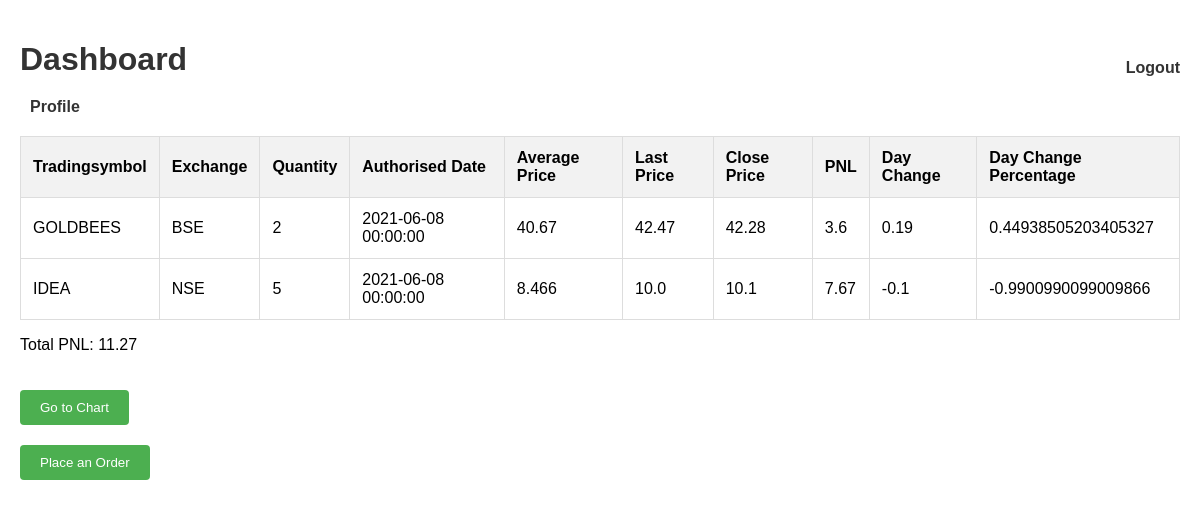
The page /dashboard (signed in) on the database its author committed.
### tables this page shows
CREATE TABLE holdings (
            user_id TEXT,
            tradingsymbol TEXT,
            exchange TEXT,
            isin TEXT,
            quantity INTEGER,
            authorised_date TEXT,
            average_price REAL,
            last_price REAL,
            close_price REAL,
            pnl REAL,
            day_change REAL,
            day_change_percentage REAL
        );

### app.py (the view)
@app.route('/dashboard')
def dashboard():
    if 'username' not in session:
        return redirect('/signin')  # Redirect to signin page if not authenticated
    conn = get_db_connection()
    cursor = conn.cursor()
    cursor.execute("SELECT * FROM holdings WHERE user_id = ?", (session['username'],))
    holdings_data = cursor.fetchall()
    total_pnl = sum(holding['pnl'] for holding in holdings_data)
    conn.close()
    return render_template('dashboard.html', holdings_data=holdings_data, total_pnl=total_pnl)

### app.py (called while the page is built)
def get_db_connection():
    conn = sqlite3.connect('database/truebacon.db')
    conn.row_factory = sqlite3.Row
    return conn

### templates/dashboard.html (shortened to what this page needs)
<!DOCTYPE html>
<html lang="en">
<head>
</head>
<body>
    <div style="display: flex; justify-content: space-between; align-items: center;">
        <div>
            <h1>Dashboard</h1>
            <a href="/profile" class="profile-link">Profile</a>
        </div>
        <a href="{{ url_for('logout') }}" class="logout-link">Logout</a>
    </div>
    {% if holdings_data %}
        <table>
            <thead>
                <tr>
                    <th>Tradingsymbol</th>
                    <th>Exchange</th>
                    <th>Quantity</th>
                    <th>Authorised Date</th>
                    <th>Average Price</th>
                    <th>Last Price</th>
                    <th>Close Price</th>
                    <th>PNL</th>
                    <th>Day Change</th>
                    <th>Day Change Percentage</th>
                </tr>
            </thead>
            <tbody>
                {% for holding in holdings_data %}
                    <tr>
                        <td>{{ holding.tradingsymbol }}</td>
                        <td>{{ holding.exchange }}</td>
                        <td>{{ holding.quantity }}</td>
                        <td>{{ holding.authorised_date }}</td>
                        <td>{{ holding.average_price }}</td>
                        <td>{{ holding.last_price }}</td>
                        <td>{{ holding.close_price }}</td>
                        <td>{{ holding.pnl }}</td>
                        <td>{{ holding.day_change }}</td>
                        <td>{{ holding.day_change_percentage }}</td>
                    </tr>
                {% endfor %}
            </tbody>
        </table>
    {% else %}
        <p id="no-data-msg">No holdings data available.</p>
    {% endif %}
    {% if total_pnl is defined %}
        <p>Total PNL: {{ total_pnl }}</p>
    {% endif %}
    <form action="/chart" method="get">
        <button type="submit">Go to Chart</button>
    </form>
    <form action="/order" method="get">
        <button type="submit">Place an Order</button>
    </form>
</body>
</html>

### templates/dashboard.html (style rules this page uses)
body { font-family: Arial, sans-serif; margin: 20px; display: flex; flex-direction: column; }
h1 { color: #333; margin-bottom: 20px; }
table { width: 100%; border-collapse: collapse; margin-top: 20px; }
th, td { padding: 12px; text-align: left; border: 1px solid #ddd; }
th { background-color: #f2f2f2; }
button { margin-top: 20px; padding: 10px 20px; background-color: #4CAF50; color: white; border: none; border-radius: 4px; cursor: pointer; }
.logout-link, .profile-link { text-decoration: none; color: #333; font-weight: bold; margin-left: 10px; }

### rows shown on the page
holdings: tradingsymbol "GOLDBEES", exchange "BSE", quantity "2", authorised_date "2021-06-08 00:00:00", average_price "40.67", last_price "42.47", close_price "42.28", pnl "3.6", day_change "0.19", day_change_percentage "0.44938505203405327"
holdings: tradingsymbol "IDEA", exchange "NSE", quantity "5", authorised_date "2021-06-08 00:00:00", average_price "8.466", last_price "10.0", close_price "10.1", pnl "7.67", day_change "-0.1", day_change_percentage "-0.9900990099009866"

### other values the page prints
{{ total_pnl }} "11.27"
